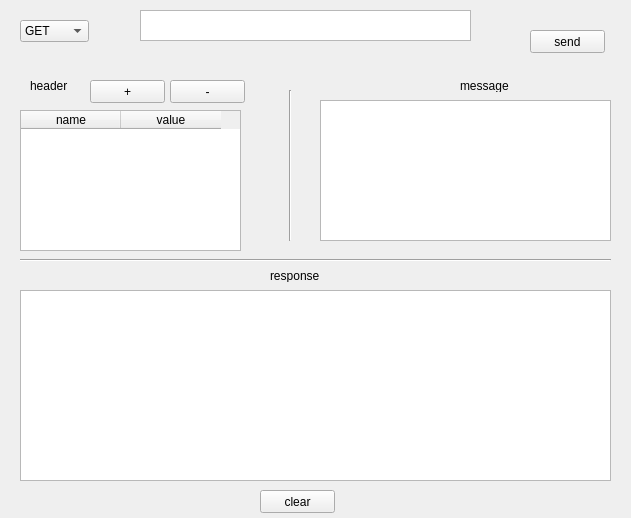
<?xml version="1.0" encoding="UTF-8"?>
<ui version="4.0">
 <class>APITest</class>
 <widget class="QWidget" name="APITest">
  <property name="geometry">
   <rect>
    <x>0</x>
    <y>0</y>
    <width>631</width>
    <height>518</height>
   </rect>
  </property>
  <property name="windowTitle">
   <string>Form</string>
  </property>
  <widget class="QComboBox" name="comboBox">
   <property name="geometry">
    <rect>
     <x>20</x>
     <y>20</y>
     <width>69</width>
     <height>22</height>
    </rect>
   </property>
   <item>
    <property name="text">
     <string>GET</string>
    </property>
   </item>
   <item>
    <property name="text">
     <string>POST</string>
    </property>
   </item>
  </widget>
  <widget class="QTextEdit" name="textEdit_2">
   <property name="geometry">
    <rect>
     <x>140</x>
     <y>10</y>
     <width>331</width>
     <height>31</height>
    </rect>
   </property>
  </widget>
  <widget class="QPushButton" name="pushButton">
   <property name="geometry">
    <rect>
     <x>90</x>
     <y>80</y>
     <width>75</width>
     <height>23</height>
    </rect>
   </property>
   <property name="text">
    <string>+</string>
   </property>
  </widget>
  <widget class="QPushButton" name="pushButton_2">
   <property name="geometry">
    <rect>
     <x>170</x>
     <y>80</y>
     <width>75</width>
     <height>23</height>
    </rect>
   </property>
   <property name="text">
    <string>-</string>
   </property>
  </widget>
  <widget class="QLabel" name="label">
   <property name="geometry">
    <rect>
     <x>30</x>
     <y>80</y>
     <width>54</width>
     <height>12</height>
    </rect>
   </property>
   <property name="text">
    <string>header</string>
   </property>
  </widget>
  <widget class="QTableWidget" name="tableWidget">
   <property name="geometry">
    <rect>
     <x>20</x>
     <y>110</y>
     <width>221</width>
     <height>141</height>
    </rect>
   </property>
   <attribute name="horizontalHeaderStretchLastSection">
    <bool>false</bool>
   </attribute>
   <column>
    <property name="text">
     <string>name</string>
    </property>
   </column>
   <column>
    <property name="text">
     <string>value</string>
    </property>
   </column>
  </widget>
  <widget class="QPushButton" name="pushButton_3">
   <property name="geometry">
    <rect>
     <x>530</x>
     <y>30</y>
     <width>75</width>
     <height>23</height>
    </rect>
   </property>
   <property name="text">
    <string>send</string>
   </property>
  </widget>
  <widget class="Line" name="line">
   <property name="geometry">
    <rect>
     <x>280</x>
     <y>90</y>
     <width>20</width>
     <height>151</height>
    </rect>
   </property>
   <property name="orientation">
    <enum>Qt::Vertical</enum>
   </property>
  </widget>
  <widget class="QTextEdit" name="textEdit">
   <property name="geometry">
    <rect>
     <x>320</x>
     <y>100</y>
     <width>291</width>
     <height>141</height>
    </rect>
   </property>
  </widget>
  <widget class="QLabel" name="label_2">
   <property name="geometry">
    <rect>
     <x>460</x>
     <y>80</y>
     <width>54</width>
     <height>12</height>
    </rect>
   </property>
   <property name="text">
    <string>message</string>
   </property>
  </widget>
  <widget class="QTextEdit" name="textEdit_3">
   <property name="geometry">
    <rect>
     <x>20</x>
     <y>290</y>
     <width>591</width>
     <height>191</height>
    </rect>
   </property>
  </widget>
  <widget class="Line" name="line_2">
   <property name="geometry">
    <rect>
     <x>20</x>
     <y>250</y>
     <width>591</width>
     <height>20</height>
    </rect>
   </property>
   <property name="orientation">
    <enum>Qt::Horizontal</enum>
   </property>
  </widget>
  <widget class="QLabel" name="label_3">
   <property name="geometry">
    <rect>
     <x>270</x>
     <y>270</y>
     <width>54</width>
     <height>12</height>
    </rect>
   </property>
   <property name="text">
    <string>response</string>
   </property>
  </widget>
  <widget class="QPushButton" name="pushButton_4">
   <property name="geometry">
    <rect>
     <x>260</x>
     <y>490</y>
     <width>75</width>
     <height>23</height>
    </rect>
   </property>
   <property name="text">
    <string>clear</string>
   </property>
  </widget>
 </widget>
 <resources/>
 <connections/>
</ui>
